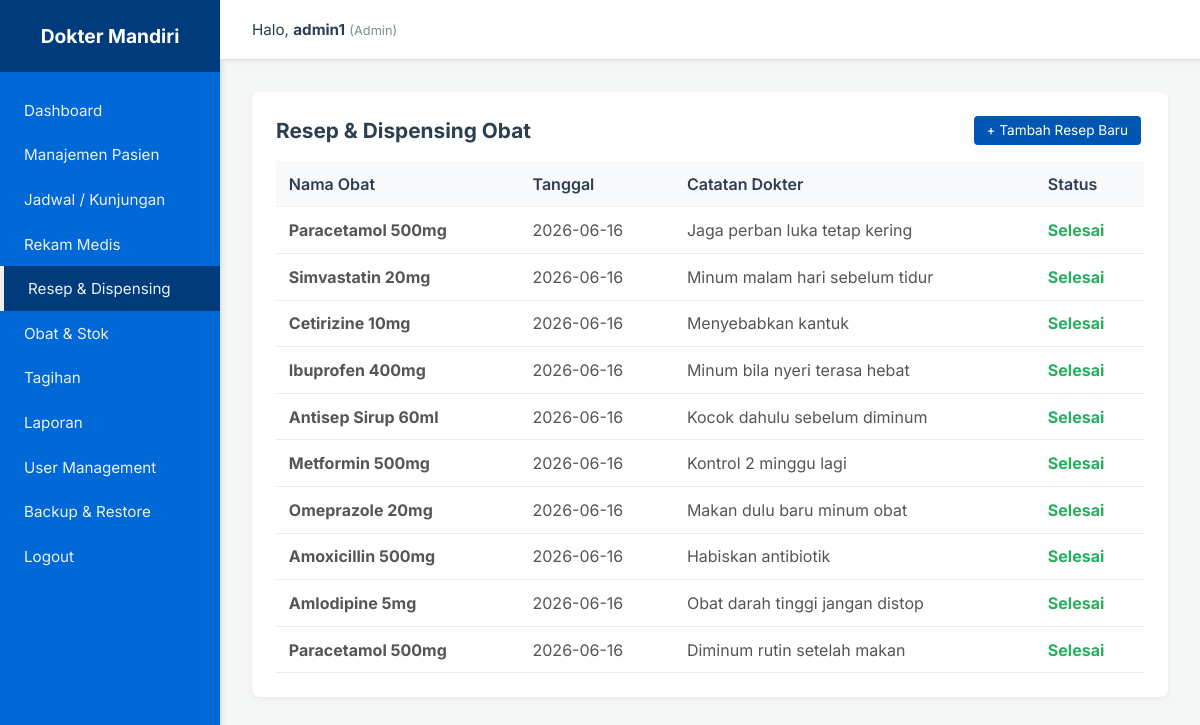
The app's page /klinik-mandiri/views/resep.php (signed in) with its own data.
### tables this page shows
CREATE TABLE Resep (
    resep_id INT PRIMARY KEY AUTO_INCREMENT,
    tanggal_resep DATETIME,
    catatan_dokter TEXT,
    status_resep VARCHAR(50),
    record_id INT NOT NULL,
    doctor_id INT,
    FOREIGN KEY (record_id) REFERENCES Rekam_Medis(record_id) ON DELETE CASCADE,
    FOREIGN KEY (doctor_id) REFERENCES Dokter(doctor_id) ON DELETE SET NULL
);

CREATE TABLE Obat (
    obat_id INT PRIMARY KEY AUTO_INCREMENT,
    nama_obat VARCHAR(150) NOT NULL,
    bentuk_sediaan VARCHAR(50),
    satuan VARCHAR(20),
    kategori VARCHAR(50)
);

### klinik-mandiri/views/resep.php (the view, shortened to what this page needs)
<?php
$role_aktif = isset($_SESSION['role']) ? $_SESSION['role'] : 'Staf';
include '../config/koneksi.php';
$db = isset($koneksi) ? $koneksi : $GLOBALS['koneksi'];
$daftar_resep = [];
try {
    if (isset($db)) {
        $query = $db->query("SELECT
                                r.resep_id,
                                o.nama_obat AS nama_obat,
                                r.tanggal_resep AS tanggal_resep,
                                r.catatan_dokter AS catatan_dokter,
                                r.status_resep AS status_resep
                             FROM Resep r
                             LEFT JOIN Rekam_Medis rm ON r.record_id = rm.record_id
                             LEFT JOIN detail_resep dr ON r.resep_id = dr.resep_id
                             LEFT JOIN obat o ON dr.obat_id = o.obat_id
                             ORDER BY r.resep_id DESC");
        $daftar_resep = $query->fetchAll(PDO::FETCH_ASSOC);
    }
} catch (PDOException $e) {
    error_log("Database Error pada resep.php: " . $e->getMessage());
    $error_message = "Error MySQL: " . $e->getMessage();
}
?>
<!DOCTYPE html>
<html lang="id">
<head>
    <link rel="stylesheet" href="../Assets/style.css">
</head>
<body>
    <div class="app-container">
        <aside class="sidebar">
            <div class="sidebar-header">Dokter Mandiri</div>
            <ul class="sidebar-menu">
                <li><a href="dashboard.php">Dashboard</a></li>
                <li><a href="pasien.php">Manajemen Pasien</a></li>
                <li><a href="kunjungan.php">Jadwal / Kunjungan</a></li>
                <li><a href="rekam_medis.php">Rekam Medis</a></li>
                <li><a href="resep.php" class="active">Resep & Dispensing</a></li>
                <?php if (in_array($role_aktif, ['Admin', 'Doctor', 'Dokter', 'Apoteker'])): ?>
                    <li><a href="obat.php">Obat & Stok</a></li>
                <?php endif; ?>
                <?php if (in_array($role_aktif, ['Admin', 'Resepsionis'])): ?>
                    <li><a href="tagihan.php">Tagihan</a></li>
                <?php endif; ?>
                <li><a href="laporan.php">Laporan</a></li>
                <?php if ($role_aktif === 'Admin'): ?>
                    <li><a href="users.php">User Management</a></li>
                    <li><a href="utility.php">Backup & Restore</a></li>
                <?php endif; ?>
                <li><a href="#" onclick="logout(); return false;">Logout</a></li>
            </ul>
        </aside>
        <div class="main-content">
            <header class="topbar">
                <div>Halo, <strong id="userDisplay"><?= htmlspecialchars($_SESSION['username']); ?></strong> <span style="font-size: 0.8rem; color: #7f8c8d;">(<?= htmlspecialchars($role_aktif); ?>)</span></div>
            </header>
            <main class="content-area">
                <div class="table-container">
                    <div class="table-header">
                        <h2>Resep & Dispensing Obat</h2>
                        <button class="btn btn-small" id="btnAdd">+ Tambah Resep Baru</button>
                    </div>
                    <table>
                        <thead>
                            <tr>
                                <th>Nama Obat</th>
                                <th>Tanggal</th>
                                <th>Catatan Dokter</th>
                                <th>Status</th>
                            </tr>
                        </thead>
                        <tbody>
                            <?php if (!empty($daftar_resep)): ?>
                                <?php foreach ($daftar_resep as $resep): ?>
                                    <tr>
                                        <td><strong><?= htmlspecialchars($resep['nama_obat'] ?? 'Belum ada item obat'); ?></strong></td>
                                        <td><?= !empty($resep['tanggal_resep']) ? date('Y-m-d', strtotime($resep['tanggal_resep'])) : 'Tanpa Tanggal'; ?></td>
                                        <td><?= htmlspecialchars($resep['catatan_dokter'] ?? '-'); ?></td>
                                        <td>
                                            <?php
                                            $status = strtolower($resep['status_resep'] ?? 'proses');
                                            if ($status === 'selesai' || $status === 'complete'):
                                            ?>
                                                <span style="color: #27ae60; font-weight: bold;">Selesai</span>
                                            <?php else: ?>
                                                <span style="color: #e67e22; font-weight: bold;">Proses</span>
                                            <?php endif; ?>
                                        </td>
                                    </tr>
                                <?php endforeach; ?>
                            <?php endif; ?>
                        </tbody>
                    </table>
                </div>
            </main>
        </div>
    </div>
</body>
</html>

### klinik-mandiri/assets/style.css (style rules this page uses)
* { margin: 0; padding: 0; box-sizing: border-box; font-family: 'Inter', sans-serif; }
body { background-color: #f4f7f6; color: #333; }
.btn { width: 100%; padding: 0.7rem; background-color: #0056b3; color: white; border: none; border-radius: 4px; font-size: 1rem; cursor: pointer; transition: 0.3s; }
.btn-small { width: auto; padding: 0.4rem 0.8rem; font-size: 0.85rem; margin-right: 0.2rem; }
.app-container { display: flex; min-height: 100vh; }
.sidebar { width: 220px; background-color: #0068d7; color: #fff; display: flex; flex-direction: column; box-shadow: 2px 0 5px rgba(0, 0, 0, 0.1); }
.sidebar-header { padding: 1.5rem; background-color: #003c7c; text-align: center; font-weight: bold; font-size: 1.2rem; }
.sidebar-menu { list-style: none; padding: 1rem 0; overflow-y: auto; }
.sidebar-menu li a { color: #ecf0f1; text-decoration: none; padding: 0.8rem 1.5rem; display: block; transition: 0.2s; font-size: 0.95rem; }
.sidebar-menu li a:hover, .sidebar-menu li a.active { background-color: #003c7c; border-left: 4px solid #ecf0f1; padding-left: 1.5rem; }
.main-content { flex: 1; display: flex; flex-direction: column; }
.topbar { background-color: #fff; height: 60px; display: flex; justify-content: space-between; align-items: center; padding: 0 2rem; box-shadow: 0 2px 4px rgba(0,0,0,0.05); border-bottom: 1px solid #e0e0e0; }
.topbar div { font-size: 0.95rem; color: #2c3e50; }
.content-area { padding: 2rem; flex: 1; overflow-y: auto; }
.table-container { background: #fff; padding: 1.5rem; border-radius: 8px; box-shadow: 0 2px 5px rgba(0,0,0,0.05); margin-bottom: 1.5rem; }
.table-header { display: flex; justify-content: space-between; align-items: center; margin-bottom: 1rem; }
.table-header h2 { font-size: 1.3rem; color: #2c3e50; }
table { width: 100%; border-collapse: collapse; }
table th, table td { padding: 0.8rem; text-align: left; border-bottom: 1px solid #eee; }
table th { background-color: #f8f9fa; font-weight: 600; color: #2c3e50; }
table td { color: #555; }
.sidebar { min-width: 220px; width: 220px; flex-shrink: 0; }

### records on screen
resep: obat.nama_obat "Paracetamol 500mg", tanggal_resep "2026-06-16", catatan_dokter "Jaga perban luka tetap kering", status_resep "Selesai"
resep: obat.nama_obat "Simvastatin 20mg", tanggal_resep "2026-06-16", catatan_dokter "Minum malam hari sebelum tidur", status_resep "Selesai"
resep: obat.nama_obat "Cetirizine 10mg", tanggal_resep "2026-06-16", catatan_dokter "Menyebabkan kantuk", status_resep "Selesai"
resep: obat.nama_obat "Ibuprofen 400mg", tanggal_resep "2026-06-16", catatan_dokter "Minum bila nyeri terasa hebat", status_resep "Selesai"
resep: obat.nama_obat "Antisep Sirup 60ml", tanggal_resep "2026-06-16", catatan_dokter "Kocok dahulu sebelum diminum", status_resep "Selesai"
resep: obat.nama_obat "Metformin 500mg", tanggal_resep "2026-06-16", catatan_dokter "Kontrol 2 minggu lagi", status_resep "Selesai"
resep: obat.nama_obat "Omeprazole 20mg", tanggal_resep "2026-06-16", catatan_dokter "Makan dulu baru minum obat", status_resep "Selesai"
resep: obat.nama_obat "Amoxicillin 500mg", tanggal_resep "2026-06-16", catatan_dokter "Habiskan antibiotik", status_resep "Selesai"
resep: obat.nama_obat "Amlodipine 5mg", tanggal_resep "2026-06-16", catatan_dokter "Obat darah tinggi jangan distop", status_resep "Selesai"
resep: obat.nama_obat "Paracetamol 500mg", tanggal_resep "2026-06-16", catatan_dokter "Diminum rutin setelah makan", status_resep "Selesai"

### other values on screen
$role_aktif "Admin"
